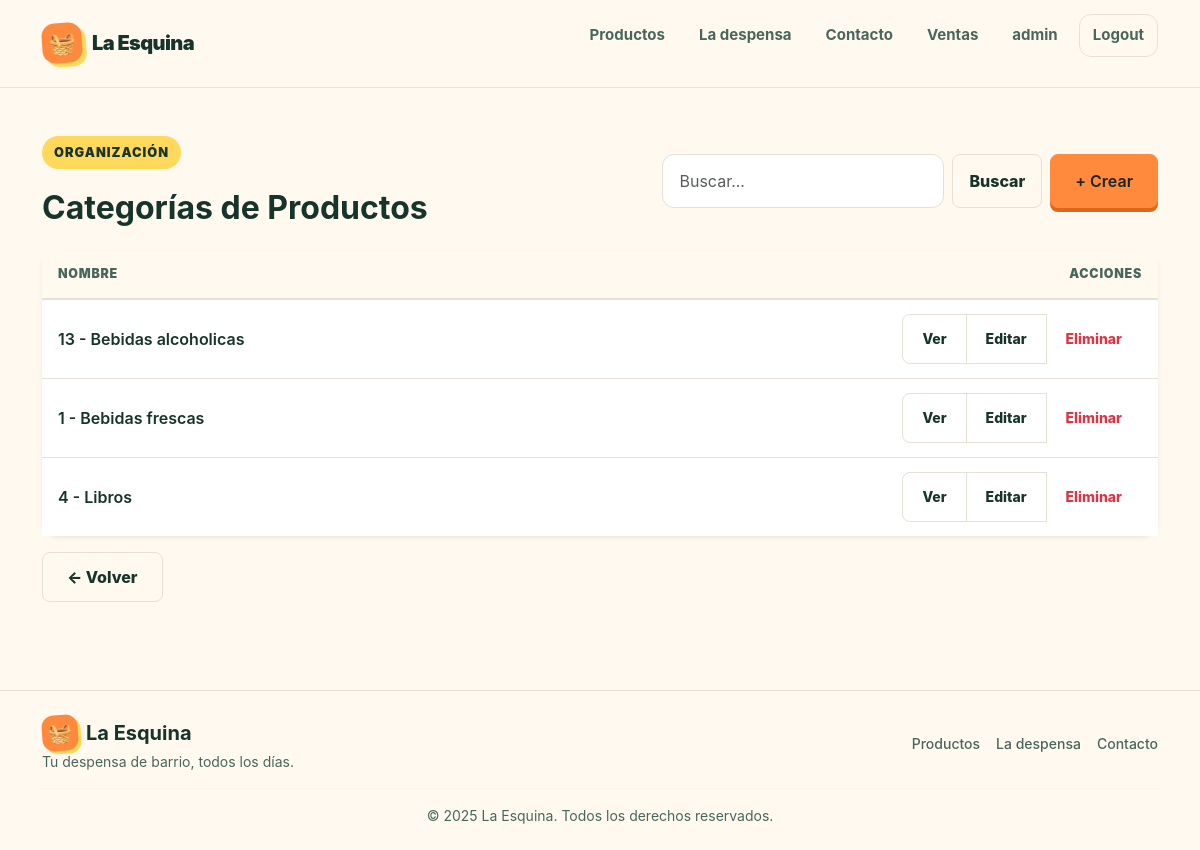
The app's page /producto/categoria/list (signed in) with its own data.
### producto/models.py (models this page shows, shortened)
class Categoria(models.Model):
    nombre = models.CharField(max_length=100, unique=True)
    descripcion = models.TextField(
        blank=True, db_default="", verbose_name="descripción"
    )
    class Meta:
        verbose_name = "Categoría de Productos"
        verbose_name_plural = "Categorías de Productos"
        ordering = ("nombre",)

### producto/views/categorias.py (the view)
# urls.py: path("categoria/list", categorias.categoria_list, name="categoria_list"),
def categoria_list(request: HttpRequest) -> HttpResponse:
    busqueda = request.GET.get("busqueda", "").strip()
    if busqueda:
        categorias = Categoria.objects.filter(nombre__icontains=busqueda)
    else:
        categorias = Categoria.objects.all()
    return render(request, "producto/categoria_list.html", {"categorias": categorias})

### producto/templates/producto/categoria_list.html
{% extends "core/base.html" %}
{% block contenido %}
<div class="container py-5">
    <div class="d-flex flex-wrap align-items-center justify-content-between gap-3 mb-4">
        <div>
            <div class="eyebrow">Organización</div>
            <h1 class="h2 fw-bold mb-0" style="color: var(--ink);">Categorías de Productos</h1>
        </div>
        <div class="d-flex flex-wrap gap-2">
            <form method="get" class="d-flex gap-2" role="search">
                <input class="form-control" type="search" name="busqueda" placeholder="Buscar..." aria-label="Buscar" />
                <button class="btn btn-outline-secondary rounded-3 px-3" type="submit" style="border-color: var(--line); color: var(--ink);">Buscar</button>
            </form>
            <a href="{% url 'producto:categoria_create' %}" class="btn btn-primary rounded-3 px-4 fw-semibold">+ Crear</a>
        </div>
    </div>
    <div class="card border-0 rounded-4 shadow-sm">
        <div class="card-body p-0">
            <div class="table-responsive">
                <table class="table table-hover align-middle mb-0 data-table">
                    <thead>
                        <tr>
                            <th scope="col">Nombre</th>
                            <th scope="col" class="text-end">Acciones</th>
                        </tr>
                    </thead>
                    <tbody>
                        {% for categoria in categorias %}
                            <tr>
                                <td class="fw-semibold" style="color: var(--ink);">{{ categoria.id }} - {{ categoria.nombre }}</td>
                                <td class="text-end">
                                    <div class="btn-group btn-group-sm">
                                        <a href="{% url 'producto:categoria_detail' categoria.id %}" class="btn btn-outline-secondary rounded-start-3" style="border-color: var(--line); color: var(--ink);">Ver</a>
                                        <a href="{% url 'producto:categoria_update' categoria.id %}" class="btn btn-outline-secondary" style="border-color: var(--line); color: var(--ink);">Editar</a>
                                        <a href="{% url 'producto:categoria_delete' categoria.id %}" class="btn btn-outline-danger rounded-end-3">Eliminar</a>
                                    </div>
                                </td>
                            </tr>
                        {% empty %}
                            <tr>
                                <td colspan="2" class="text-center py-4" style="color: var(--ink-soft);">No hay categorías registradas.</td>
                            </tr>
                        {% endfor %}
                    </tbody>
                </table>
            </div>
        </div>
    </div>
    <div class="mt-3">
        <a href="{% url 'producto:home' %}" class="btn btn-outline-secondary rounded-3 px-4" style="border-color: var(--line); color: var(--ink);">← Volver</a>
    </div>
</div>
{% endblock contenido %}

### core/templates/core/components/navbar.html (shortened to what this page needs)
<header class="nav-wrap">
    <div class="container">
        <nav aria-label="Navegación principal">
            <a class="brand" href="#inicio" aria-label="La Esquina, inicio">
                <span class="brand-mark">🧺</span>
                <span>La Esquina</span>
            </a>
            <ul class="nav-links">
                <li><a href="#productos">Productos</a></li>
                <li><a href="#por-que">La despensa</a></li>
                <li><a href="#contacto">Contacto</a></li>
                {% if user.is_authenticated %}
                    <li><a href="{% url 'producto:home' %}">Ventas</a></li>
                    <li><a href="#">{{ user.username }}</a></li>
                    <li>
                        <form action="{% url 'core:logout' %}" method="post">
                            <button class="nav-logout" type="submit">Logout</button>
                        </form>
                    </li>
                {% else %}
                    <li><a class="nav-login" href="{% url 'core:login' %}">Acceder</a></li>
                {% endif %}
            </ul>
        </nav>
    </div>
</header>

### core/static/core/style.css (style rules this page uses)
:root { --ink: #17342b; --ink-soft: #49665c; --cream: #fff9ef; --paper: #ffffff; --mint: #dff4e8; --mint-strong: #1d7a58; --orange: #ff8a3d; --orange-dark: #d9681e; --yellow: #ffd85c; --pink: #ffd7df; --line: #e7e1d5; --shadow: 0 18px 45px rgba(23, 52, 43, 0.1); --radius-lg: 30px; --radius-md: 20px; --radius-sm: 14px; --max: 1180px; }
* { box-sizing: border-box; margin: 0; padding: 0; }
html { scroll-behavior: smooth; }
body { font-family: Inter, ui-sans-serif, system-ui, -apple-system, BlinkMacSystemFont, "Segoe UI", sans-serif; color: var(--ink); background: var(--cream); line-height: 1.5; }
a { color: inherit; text-decoration: none; }
button, a { -webkit-tap-highlight-color: transparent; }
.container { width: min(calc(100% - 40px), var(--max)); margin-inline: auto; }
.nav-wrap { position: sticky; top: 0; z-index: 20; padding: 14px 0; background: rgba(255, 249, 239, 0.88); backdrop-filter: blur(14px); border-bottom: 1px solid rgba(231, 225, 213, 0.85); }
nav { display: flex; align-items: center; justify-content: space-between; gap: 20px; }
.brand { display: inline-flex; align-items: center; gap: 10px; font-weight: 900; font-size: 1.25rem; letter-spacing: -0.03em; }
.brand-mark { width: 40px; height: 40px; display: grid; place-items: center; border-radius: 13px; background: var(--orange); transform: rotate(-4deg); box-shadow: 4px 4px 0 var(--yellow); font-size: 1.35rem; }
.nav-links { display: flex; align-items: center; gap: 8px; list-style: none; }
.nav-links a { display: inline-flex; align-items: center; justify-content: center; padding: 10px 13px; border-radius: 12px; color: var(--ink-soft); font-weight: 700; font-size: 0.94rem; transition: 0.2s ease; }
.nav-links form { display: inline-flex; }
.nav-logout { display: inline-flex; align-items: center; justify-content: center; padding: 9px 13px; border: 1px solid var(--line); border-radius: 12px; background: transparent; color: var(--ink-soft); font-family: inherit; font-weight: 700; font-size: 0.94rem; cursor: pointer; transition: 0.2s ease; }
.eyebrow { display: inline-flex; align-items: center; gap: 8px; padding: 7px 12px; border-radius: 999px; background: var(--yellow); font-size: 0.8rem; font-weight: 900; text-transform: uppercase; letter-spacing: 0.08em; margin-bottom: 20px; }
.btn { display: inline-flex; align-items: center; justify-content: center; min-height: 50px; padding: 12px 19px; border-radius: 15px; font-weight: 800; border: 1px solid transparent; transition: transform 0.2s ease, box-shadow 0.2s ease, background 0.2s ease; }
.btn-primary { background: var(--orange); color: #1a261f; box-shadow: 0 8px 0 #d66d29; }
.form-control, .form-select { border: 1px solid var(--line); border-radius: 12px; padding: 14px 16px; font-size: 1rem; color: var(--ink); background: var(--paper); transition: border-color 0.2s ease, box-shadow 0.2s ease; }
.btn-primary { background: var(--orange) !important; border-color: var(--orange) !important; color: #1a261f !important; box-shadow: 0 4px 0 var(--orange-dark); }
.btn-outline-secondary { border-color: var(--line) !important; color: var(--ink) !important; }
.card { border: 1px solid var(--line); box-shadow: var(--shadow); }
.data-table thead th { background: var(--cream); color: var(--ink-soft); font-size: 0.78rem; font-weight: 900; text-transform: uppercase; letter-spacing: 0.06em; border-bottom: 2px solid var(--line); padding: 14px 16px; white-space: nowrap; }
.data-table tbody td { padding: 14px 16px; color: var(--ink-soft); border-color: var(--line); }
.data-table tbody tr:last-child td { border-bottom: 0; }

### records on screen
Categoria: id "13", nombre "Bebidas alcoholicas"
Categoria: id "1", nombre "Bebidas frescas"
Categoria: id "4", nombre "Libros"

### other values on screen
{{ user.username }} "admin"
